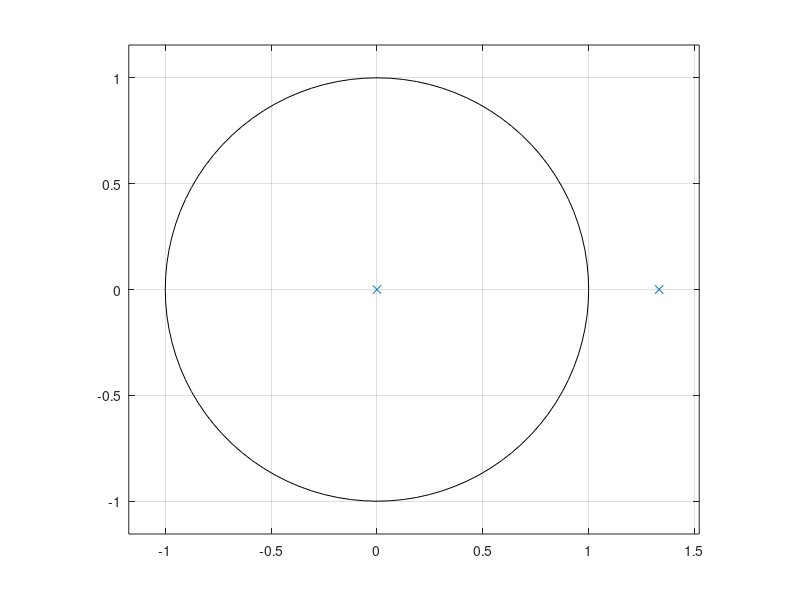

Recreate this plot in MATLAB. (Note: this script raises an error after producing the figure.)
%% Marwin B. Alejo   2020-20221   EE274_ProgEx03
% Also accessible through
% <http://www.github.com/soymarwin/ee274/EE274_ProgEx03>; for history
% tracking.
%% A.1-2. The Bilateral Z-Transform
%% Sequence (a) $x(n) = (\frac{4}{3})^n u(1-n)$
% *Manual Solution*
%%
% $x(n) = (\frac{4}{3})^n u(-n+1)$
%%
% $X(z) = \sum_{n=-\infty}^{\infty} x(n)z^{-n}$
%%
% $X(z) = \sum_{n=-\infty}^{\infty} (\frac{4}{3})^n u(-n+1)z^{-n}$
%%
% $Let \ k=-n+1 \ and \ n=1-k$
%%
% $X(z) = \sum_{n=-\infty}^{\infty} (\frac{4}{3})^{1-k} u(k)z^{k-1}$
%%
% $X(z) = \sum_{n=0}^{\infty} (\frac{4}{3}) \cdot ((\frac{4}{3})^{-1})^{k} \cdot ((1/z)^{-1})^{k} \cdot z^{-1}$
%%
% $X(z) = (\frac{4z^{-1}}{3}) \ \sum_{n=0}^{\infty} (\frac{3}{4z^{-1}})^{k}$
%%
% $X(z) = {(\frac{4z^{-1}}{3}) \cdot (\frac{1}{1 - \frac{3}{4z^{-1}}}), \ 0 \ < \ \mid {z} \mid \ < \ \frac{4}{3}}$
%%
% $or \ X(z) ={\frac{16z^{-2}}{-9+12z^{-1}}, \ 0 \ < \ \mid {z} \mid \ < \ \frac{4}{3}}$
%%
% $or \ X(z) ={\frac{-16z^{-2}}{9-12z^{-1}}, \ 0 \ < \ \mid {z} \mid \ < \ \frac{4}{3}}$

%%
% *z-plane for 1.(a)*
A1_a_a=[-9, 12, 0];
A1_a_b=[0, 0, -16];
zplane(A1_a_b,A1_a_a);

%%
% *Verification of z-transform v. original sequence with first 8-coef.*
[delta,n]= impseq(0,0,7);
A_a_Xz=filter(A1_a_b,A1_a_a,delta) %A_a_Xz is z-transform sequence
A_a_Xn=[(4/3).^n].*stepseq(1,0,7) 
%A_a_Xn is the original sequence, see stepseq.m

%%
% *Therefore, based on coef values generated from X(z) and x(n),
% the z-transform for sequence(a) is correct.*

%% Sequence (b) $x(n) = 2^{- \mid {n} \mid} + (\frac{1}{3})^{\mid {n} \mid}$
%%
% $X(z) = \sum_{n=0}^{\infty} 2^{-n}z^{-n} + \sum_{n=0}^{\infty} (\frac{1}{3})^{n}z^{-n}$
%%
% $X(z) = \sum_{n=0}^{\infty} (\frac{z^{-1}}{2})^{n} + \sum_{n=0}^{\infty} (\frac{z^{-1}}{3})^{n}$
%%
% $X(z) = \frac{1}{1-\frac{z^{-1}}{2}}+\frac{1}{1-\frac{z^{-1}}{3}}$
%%
% $X(z) = \frac{2}{2-z^{-1}}+\frac{3}{3-z^{-1}}$
%%
% $X(z) = \frac{12-5z^{-1}}{(2-z^{-1})(3-z^{-1})},\ \frac{1}{3}\ < \ \mid z \mid \ < \ \frac{1}{2}$
%%
% $or X(z) = \frac{12-5z^{-1}}{6-5z^{-1}+z^{-2}},\ \frac{1}{3}\ < \ \mid z \mid \ < \ \frac{1}{2}$
%%
% *z-plane for 1.(b)*
A1_b_a=[6 -5 1];
A1_b_b=[12 -5 0];
zplane(A1_b_b,A1_b_a);

%%
% *Verification of z-transform v. original sequence with first 8-coef.*
[delta,n]= impseq(0,0,7);
A_b_Xz=filter(A1_b_b,A1_b_a,delta) %A_b_Xz is z-transform sequence
A_b_Xn=((2).^(-abs(n)))+((1/3).^(abs(n))) %A_b_Xn is the original sequence

%%
% *Therefore, based on coef values generated from X(z) and x(n),
% the z-transform for sequence(b) is correct.* 

%% A.3. $x(n)=(\frac{1}{3})^{n}u(n-2)+(0.9)^{n-3}u(n)$
%%
% $X(z)={\frac{3z^{-2}}{27-9z^{-1}}}+{\frac{1.3717}{1-0.9z^{-1}}}$
%%
% $X(z)={\frac{{37.0359}-{12.3453z^{-1}}+{3z^{-2}}-{2.7z^{-3}}}{{27}-{33.3z^{-1}}+{8.1z^{-2}}}} \ \mid z \mid \ > \ \frac{1}{3} \ \cap \ \mid z \mid \ > \ {0.9}$

%%
% *z-plane for A.3*
A3_b=[37.0359, -12.3453, 3, -2.7];
A3_a=[27, -33.3, 8.1];
zplane(A3_b,A3_a);

%%
% *Verification of z-transform v. original sequence with first 20-coef.*
[delta,n]= impseq(0,0,19);
A3_Xz=filter(A3_b,A3_a,delta) %A3_Xz is z-transform sequence
A3_Xn=(((1/3).^n).*(stepseq0(2,0,19))+(((0.9).^(n-3)).*(stepseq0(0,0,19)))) 
%A3_Xn is the original sequence, see stepseq0.m

%%
% *Therefore, based on coef values generated from X(z) and x(n),
% the z-transform for sequence in (A.3.) is correct.* 